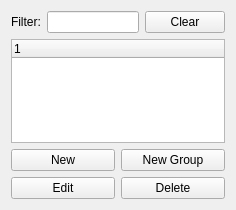
       <widget class="QWidget" name="page_4">
        <property name="geometry">
         <rect>
          <x>0</x>
          <y>0</y>
          <width>236</width>
          <height>210</height>
         </rect>
        </property>
        <attribute name="label">
         <string>Operating Systems</string>
        </attribute>
        <layout class="QVBoxLayout" name="verticalLayout_6">
         <item>
          <layout class="QHBoxLayout" name="horizontalLayout_5">
           <item>
            <widget class="QLabel" name="label_24">
             <property name="text">
              <string>Filter:</string>
             </property>
            </widget>
           </item>
           <item>
            <widget class="QLineEdit" name="os_filter_text"/>
           </item>
           <item>
            <widget class="QPushButton" name="os_filter_clear">
             <property name="text">
              <string>Clear</string>
             </property>
            </widget>
           </item>
          </layout>
         </item>
         <item>
          <widget class="QTreeWidget" name="os_list">
           <column>
            <property name="text">
             <string>1</string>
            </property>
           </column>
          </widget>
         </item>
         <item>
          <layout class="QGridLayout">
           <item row="0" column="0">
            <widget class="QPushButton" name="os_create_button">
             <property name="text">
              <string>New</string>
             </property>
             <property name="icon">
              <iconset resource="../../ufwi-rpcc-qt/resources/ufwi-rpcc-qt.qrc">
               <normaloff>:/icons/add.png</normaloff>:/icons/add.png</iconset>
             </property>
            </widget>
           </item>
           <item row="0" column="1">
            <widget class="QPushButton" name="os_creategrp_button">
             <property name="toolTip">
              <string>Create a group of operating systems</string>
             </property>
             <property name="text">
              <string>New Group</string>
             </property>
             <property name="icon">
              <iconset resource="../../ufwi-rpcc-qt/resources/ufwi-rpcc-qt.qrc">
               <normaloff>:/icons/groupe_objets.png</normaloff>:/icons/groupe_objets.png</iconset>
             </property>
            </widget>
           </item>
           <item row="1" column="0">
            <widget class="QPushButton" name="os_modify_button">
             <property name="text">
              <string>Edit</string>
             </property>
             <property name="icon">
              <iconset resource="../../ufwi-rpcc-qt/resources/ufwi-rpcc-qt.qrc">
               <normaloff>:/icons/edit.png</normaloff>:/icons/edit.png</iconset>
             </property>
            </widget>
           </item>
           <item row="1" column="1">
            <widget class="QPushButton" name="os_delete_button">
             <property name="text">
              <string>Delete</string>
             </property>
             <property name="icon">
              <iconset resource="../../ufwi-rpcc-qt/resources/ufwi-rpcc-qt.qrc">
               <normaloff>:/icons/delete.png</normaloff>:/icons/delete.png</iconset>
             </property>
            </widget>
           </item>
          </layout>
         </item>
        </layout>
       </widget>
